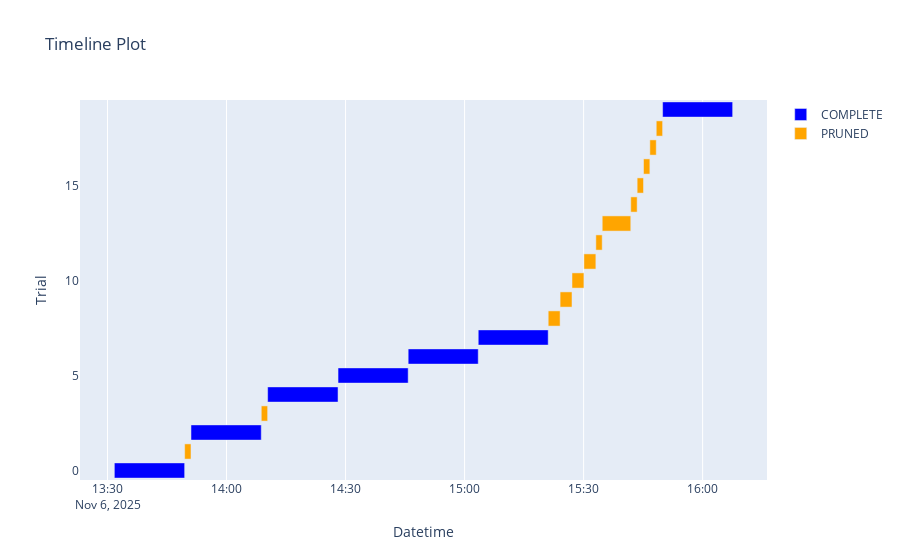

The cell this chart's notebook holds for it:
### Code cell
import optuna as optuna
optuna.visualization.plot_timeline(study)

### Figure 1 — Plotly figure (JSON) as saved in the notebook; plotly's stock layout.template omitted (floating-point values rounded to 4 significant figures)
{"data": [{"base": ["2025-11-06T13:31:43.472093", "2025-11-06T13:51:02.504563", "2025-11-06T14:10:21.623522", "2025-11-06T14:28:06.382753", "2025-11-06T14:45:47.111896", "2025-11-06T15:03:26.580005", "2025-11-06T15:49:54.631294"], "hovertemplate": "%{text}<extra>COMPLETE</extra>", "marker": {"color": "blue"}, "name": "COMPLETE", "orientation": "h", "text": ["{<br>  \"number\": 0,<br>  \"values\": [<br>    0.8924779891967773<br>  ],<br>  \"params\": {<br>    \"lambda_d\": 0.0002317926943278792,<br>    \"lambda_g2\": 0.02863696649731339,<br>    \"lambda_r\": 1.1359874866936364e-09,<br>    \"lambda_l1\": 1.322001296854461e-13,<br>    \"lambda_l2\": 1.3411453545370151e-20,<br>    \"lambda_neighborhood_g1\": 2.567568783382027,<br>    \"lambda_getis_ord\": 0.26404619086204684,<br>    \"lambda_moran\": 1.9221040806316398,<br>    \"lambda_geary\": 3.618671089650746,<br>    \"lambda_ct_islands\": 0.03715885756422631<br>  }<br>}", "{<br>  \"number\": 2,<br>  \"values\": [<br>    0.8874000310897827<br>  ],<br>  \"params\": {<br>    \"lambda_d\": 3.004972069784512e-05,<br>    \"lambda_g2\": 0.011693114251881217,<br>    \"lambda_r\": 7.75427312173871e-05,<br>    \"lambda_l1\": 1.5740018778389055e-14,<br>    \"lambda_l2\": 4.6484247145031814e-20,<br>    \"lambda_neighborhood_g1\": 0.013650841035344691,<br>    \"lambda_getis_ord\": 0.017076822175562688,<br>    \"lambda_moran\": 0.014516924324228566,<br>    \"lambda_geary\": 1.659651085542681,<br>    \"lambda_ct_islands\": 0.28032074159773707<br>  }<br>}", "{<br>  \"number\": 4,<br>  \"values\": [<br>    0.9214198589324951<br>  ],<br>  \"params\": {<br>    \"lambda_d\": 1.4419043625841247e-05,<br>    \"lambda_g2\": 0.04201991581185463,<br>    \"lambda_r\": 2.5093240560775563e-06,<br>    \"lambda_l1\": 3.890789082315502e-15,<br>    \"lambda_l2\": 8.505317148880422e-16,<br>    \"lambda_neighborhood_g1\": 0.11338065571223753,<br>    \"lambda_getis_ord\": 7.376555054819507,<br>    \"lambda_moran\": 0.03734899149914691,<br>    \"lambda_geary\": 3.709401972512767,<br>    \"lambda_ct_islands\": 0.01751123735948948<br>  }<br>}", "{<br>  \"number\": 5,<br>  \"values\": [<br>    0.9165699481964111<br>  ],<br>  \"params\": {<br>    \"lambda_d\": 7.509581998829345e-06,<br>    \"lambda_g2\": 0.11948360261825858,<br>    \"lambda_r\": 1.0920548337017086e-05,<br>    \"lambda_l1\": 2.6543824694232747e-15,<br>    \"lambda_l2\": 8.498203661155646e-16,<br>    \"lambda_neighborhood_g1\": 0.5998554137781609,<br>    \"lambda_getis_ord\": 4.153766091650971,<br>    \"lambda_moran\": 0.1463593342296313,<br>    \"lambda_geary\": 2.25130156697237,<br>    \"lambda_ct_islands\": 0.04348027067254601<br>  }<br>}", "{<br>  \"number\": 6,<br>  \"values\": [<br>    0.9320763945579529<br>  ],<br>  \"params\": {<br>    \"lambda_d\": 1.7642223058556263e-05,<br>    \"lambda_g2\": 0.031085342969036703,<br>    \"lambda_r\": 4.051929632244344e-09,<br>    \"lambda_l1\": 9.75110005654244e-16,<br>    \"lambda_l2\": 4.4438864817832233e-13,<br>    \"lambda_neighborhood_g1\": 0.9535704075192497,<br>    \"lambda_getis_ord\": 3.4747241849480064,<br>    \"lambda_moran\": 0.022197504786532853,<br>    \"lambda_geary\": 0.5714464221505794,<br>    \"lambda_ct_islands\": 0.010031623086003869<br>  }<br>}", "{<br>  \"number\": 7,<br>  \"values\": [<br>    0.932058572769165<br>  ],<br>  \"params\": {<br>    \"lambda_d\": 3.253783948322527e-05,<br>    \"lambda_g2\": 0.02621847131507391,<br>    \"lambda_r\": 3.626731900749814e-10,<br>    \"lambda_l1\": 1.9982284226642053e-17,<br>    \"lambda_l2\": 7.691764618423386e-13,<br>    \"lambda_neighborhood_g1\": 1.5338713640581165,<br>    \"lambda_getis_ord\": 1.372578629865873,<br>    \"lambda_moran\": 0.08223168383846426,<br>    \"lambda_geary\": 0.036596607159008504,<br>    \"lambda_ct_islands\": 0.025076037558732223<br>  }<br>}", "{<br>  \"number\": 19,<br>  \"values\": [<br>    0.9326971769332886<br>  ],<br>  \"params\": {<br>    \"lambda_d\": 1.260484230026874e-06,<br>    \"lambda_g2\": 0.06706024933480799,<br>    \"lambda_r\": 1.7683752243984927e-10,<br>    \"lambda_l1\": 3.392757963923039e-17,<br>    \"lambda_l2\": 2.3121357777866227e-13,<br>    \"lambda_neighborhood_g1\": 0.5788769072911655,<br>    \"lambda_getis_ord\": 2.4155255635496964,<br>    \"lambda_moran\": 0.015965800161727762,<br>    \"lambda_geary\": 0.5263349718942099,<br>    \"lambda_ct_islands\": 0.020337349808201823<br>  }<br>}"], "textposition": "none", "type": "bar", "x": [1063000.0, 1063000.0, 1065000.0, 1061000.0, 1059000.0, 1058000.0, 1059000.0], "y": [0, 2, 4, 5, 6, 7, 19]}, {"base": ["2025-11-06T13:49:26.638748", "2025-11-06T14:08:45.450672", "2025-11-06T15:21:04.694695", "2025-11-06T15:24:04.605840", "2025-11-06T15:27:04.406356", "2025-11-06T15:30:04.618324", "2025-11-06T15:33:05.276471", "2025-11-06T15:34:41.580485", "2025-11-06T15:41:53.451078", "2025-11-06T15:43:29.877064", "2025-11-06T15:45:05.931019", "2025-11-06T15:46:41.925638", "2025-11-06T15:48:18.689978"], "hovertemplate": "%{text}<extra>PRUNED</extra>", "marker": {"color": "orange"}, "name": "PRUNED", "orientation": "h", "text": ["{<br>  \"number\": 1,<br>  \"values\": [<br>    0.3501889109611511<br>  ],<br>  \"params\": {<br>    \"lambda_d\": 2.0915106622581516e-06,<br>    \"lambda_g2\": 0.7420806552662933,<br>    \"lambda_r\": 8.664868986443103e-06,<br>    \"lambda_l1\": 6.363588248900029e-13,<br>    \"lambda_l2\": 4.873826214703649e-15,<br>    \"lambda_neighborhood_g1\": 2.0170673435894315,<br>    \"lambda_getis_ord\": 0.013442220759721147,<br>    \"lambda_moran\": 2.117133050140807,<br>    \"lambda_geary\": 0.0416771326787222,<br>    \"lambda_ct_islands\": 0.30822970977365877<br>  }<br>}", "{<br>  \"number\": 3,<br>  \"values\": [<br>    0.3529830574989319<br>  ],<br>  \"params\": {<br>    \"lambda_d\": 1.309497176082991e-05,<br>    \"lambda_g2\": 0.6734659180983942,<br>    \"lambda_r\": 5.10622058924448e-08,<br>    \"lambda_l1\": 2.261716074148207e-17,<br>    \"lambda_l2\": 5.74121968232634e-18,<br>    \"lambda_neighborhood_g1\": 0.016033758016459437,<br>    \"lambda_getis_ord\": 0.05935185493411025,<br>    \"lambda_moran\": 0.8558795841736553,<br>    \"lambda_geary\": 0.5596324232975036,<br>    \"lambda_ct_islands\": 0.5505877792441979<br>  }<br>}", "{<br>  \"number\": 8,<br>  \"values\": [<br>    0.4080314338207245<br>  ],<br>  \"params\": {<br>    \"lambda_d\": 1.0741548644956007e-05,<br>    \"lambda_g2\": 0.01503279417409129,<br>    \"lambda_r\": 2.1255401835784637e-08,<br>    \"lambda_l1\": 1.5832802474904821e-15,<br>    \"lambda_l2\": 4.049403427094511e-14,<br>    \"lambda_neighborhood_g1\": 3.9854214176925895,<br>    \"lambda_getis_ord\": 2.4537942248224613,<br>    \"lambda_moran\": 0.07936379920194397,<br>    \"lambda_geary\": 0.9472495589871474,<br>    \"lambda_ct_islands\": 0.11205488346783984<br>  }<br>}", "{<br>  \"number\": 9,<br>  \"values\": [<br>    0.4036864936351776<br>  ],<br>  \"params\": {<br>    \"lambda_d\": 6.111408487819956e-05,<br>    \"lambda_g2\": 0.05837124872824644,<br>    \"lambda_r\": 8.542532553550214e-10,<br>    \"lambda_l1\": 7.328854743022515e-14,<br>    \"lambda_l2\": 3.605807960808325e-15,<br>    \"lambda_neighborhood_g1\": 4.263501122961393,<br>    \"lambda_getis_ord\": 8.200546465512964,<br>    \"lambda_moran\": 0.06591308140189275,<br>    \"lambda_geary\": 0.06978480725177895,<br>    \"lambda_ct_islands\": 0.011020987620767182<br>  }<br>}", "{<br>  \"number\": 10,<br>  \"values\": [<br>    0.4068436026573181<br>  ],<br>  \"params\": {<br>    \"lambda_d\": 4.087127492102649e-06,<br>    \"lambda_g2\": 0.019326141990641314,<br>    \"lambda_r\": 1.4840180386424388e-06,<br>    \"lambda_l1\": 5.737607660344433e-14,<br>    \"lambda_l2\": 7.18104324130713e-13,<br>    \"lambda_neighborhood_g1\": 3.0541994748450065,<br>    \"lambda_getis_ord\": 5.691925690025423,<br>    \"lambda_moran\": 0.014536356980084852,<br>    \"lambda_geary\": 0.5104431912926326,<br>    \"lambda_ct_islands\": 0.01597076898108555<br>  }<br>}", "{<br>  \"number\": 11,<br>  \"values\": [<br>    0.4058398902416229<br>  ],<br>  \"params\": {<br>    \"lambda_d\": 7.911948273937736e-05,<br>    \"lambda_g2\": 0.06671391299843171,<br>    \"lambda_r\": 2.556140269683673e-09,<br>    \"lambda_l1\": 9.077388518192736e-18,<br>    \"lambda_l2\": 1.4866117385787935e-14,<br>    \"lambda_neighborhood_g1\": 1.7221752670409722,<br>    \"lambda_getis_ord\": 6.810542881631559,<br>    \"lambda_moran\": 0.015791676169668683,<br>    \"lambda_geary\": 0.3357432982540416,<br>    \"lambda_ct_islands\": 0.014524265151497538<br>  }<br>}", "{<br>  \"number\": 12,<br>  \"values\": [<br>    0.3682379722595215<br>  ],<br>  \"params\": {<br>    \"lambda_d\": 8.697180346908628e-05,<br>    \"lambda_g2\": 0.03998345179351853,<br>    \"lambda_r\": 8.243850685862996e-10,<br>    \"lambda_l1\": 6.290855753861176e-16,<br>    \"lambda_l2\": 1.0156759113941639e-14,<br>    \"lambda_neighborhood_g1\": 2.010587341684991,<br>    \"lambda_getis_ord\": 0.25966826046379554,<br>    \"lambda_moran\": 0.4257263331536778,<br>    \"lambda_geary\": 0.010477474360881046,<br>    \"lambda_ct_islands\": 0.055753753180598685<br>  }<br>}", "{<br>  \"number\": 13,<br>  \"values\": [<br>    0.4134264886379242<br>  ],<br>  \"params\": {<br>    \"lambda_d\": 9.38169229541417e-06,<br>    \"lambda_g2\": 0.015484045118249983,<br>    \"lambda_r\": 3.955266371847452e-10,<br>    \"lambda_l1\": 3.3460613127795556e-18,<br>    \"lambda_l2\": 2.5846604169389333e-15,<br>    \"lambda_neighborhood_g1\": 5.8255907491181675,<br>    \"lambda_getis_ord\": 0.5114357280188202,<br>    \"lambda_moran\": 0.023921475394699177,<br>    \"lambda_geary\": 0.05500403397114797,<br>    \"lambda_ct_islands\": 0.05967683204402521<br>  }<br>}", "{<br>  \"number\": 14,<br>  \"values\": [<br>    0.3767639994621277<br>  ],<br>  \"params\": {<br>    \"lambda_d\": 2.7895255003912457e-06,<br>    \"lambda_g2\": 0.10625820708410544,<br>    \"lambda_r\": 6.601015151827471e-10,<br>    \"lambda_l1\": 1.7542847450479018e-16,<br>    \"lambda_l2\": 4.385642717965166e-15,<br>    \"lambda_neighborhood_g1\": 0.12509176188434473,<br>    \"lambda_getis_ord\": 0.7477583168328307,<br>    \"lambda_moran\": 0.1672230212770042,<br>    \"lambda_geary\": 0.13264980106358248,<br>    \"lambda_ct_islands\": 0.0875791006313523<br>  }<br>}", "{<br>  \"number\": 15,<br>  \"values\": [<br>    0.3857470452785492<br>  ],<br>  \"params\": {<br>    \"lambda_d\": 0.0007011322313572062,<br>    \"lambda_g2\": 0.19528617038642848,<br>    \"lambda_r\": 1.3626796247965971e-10,<br>    \"lambda_l1\": 3.2445813265808835e-17,<br>    \"lambda_l2\": 7.117418133036549e-13,<br>    \"lambda_neighborhood_g1\": 1.3708437578661619,<br>    \"lambda_getis_ord\": 2.041367842742496,<br>    \"lambda_moran\": 0.11141576026068839,<br>    \"lambda_geary\": 0.01570419028152247,<br>    \"lambda_ct_islands\": 0.04849027573795316<br>  }<br>}", "{<br>  \"number\": 16,<br>  \"values\": [<br>    0.38175836205482483<br>  ],<br>  \"params\": {<br>    \"lambda_d\": 8.256857566267314e-06,<br>    \"lambda_g2\": 0.3584227732900738,<br>    \"lambda_r\": 1.1746385712129169e-09,<br>    \"lambda_l1\": 9.455981477073718e-14,<br>    \"lambda_l2\": 5.499196953201093e-13,<br>    \"lambda_neighborhood_g1\": 0.44344232441198767,<br>    \"lambda_getis_ord\": 1.828545023744592,<br>    \"lambda_moran\": 0.04064043529132624,<br>    \"lambda_geary\": 0.9937918793205975,<br>    \"lambda_ct_islands\": 0.02971345173982898<br>  }<br>}", "{<br>  \"number\": 17,<br>  \"values\": [<br>    0.3835013210773468<br>  ],<br>  \"params\": {<br>    \"lambda_d\": 1.6233672105125513e-06,<br>    \"lambda_g2\": 0.010081696480876631,<br>    \"lambda_r\": 1.2186316995127587e-09,<br>    \"lambda_l1\": 8.059338230022675e-16,<br>    \"lambda_l2\": 4.605327954746453e-13,<br>    \"lambda_neighborhood_g1\": 3.04549399800933,<br>    \"lambda_getis_ord\": 9.887802951045952,<br>    \"lambda_moran\": 0.19318059162934806,<br>    \"lambda_geary\": 0.028536695968710033,<br>    \"lambda_ct_islands\": 0.012674262039951872<br>  }<br>}", "{<br>  \"number\": 18,<br>  \"values\": [<br>    0.378325492143631<br>  ],<br>  \"params\": {<br>    \"lambda_d\": 1.1973446086702965e-05,<br>    \"lambda_g2\": 0.011938151708140646,<br>    \"lambda_r\": 1.3282942378825285e-09,<br>    \"lambda_l1\": 9.800270938525728e-17,<br>    \"lambda_l2\": 3.063441180680767e-16,<br>    \"lambda_neighborhood_g1\": 0.08938471315326804,<br>    \"lambda_getis_ord\": 6.70070226850756,<br>    \"lambda_moran\": 0.13147789463850915,<br>    \"lambda_geary\": 1.3963455602792099,<br>    \"lambda_ct_islands\": 0.011348019018815277<br>  }<br>}"], "textposition": "none", "type": "bar", "x": [95840.0, 96140.0, 179900.0, 179766, 180200.0, 180600.0, 96070.0, 431800.0, 96390.0, 96020.0, 95960.0, 96730.0, 95910.0], "y": [1, 3, 8, 9, 10, 11, 12, 13, 14, 15, 16, 17, 18]}], "layout": {"showlegend": true, "title": {"text": "Timeline Plot"}, "xaxis": {"title": {"text": "Datetime"}, "type": "date"}, "yaxis": {"title": {"text": "Trial"}}}}
